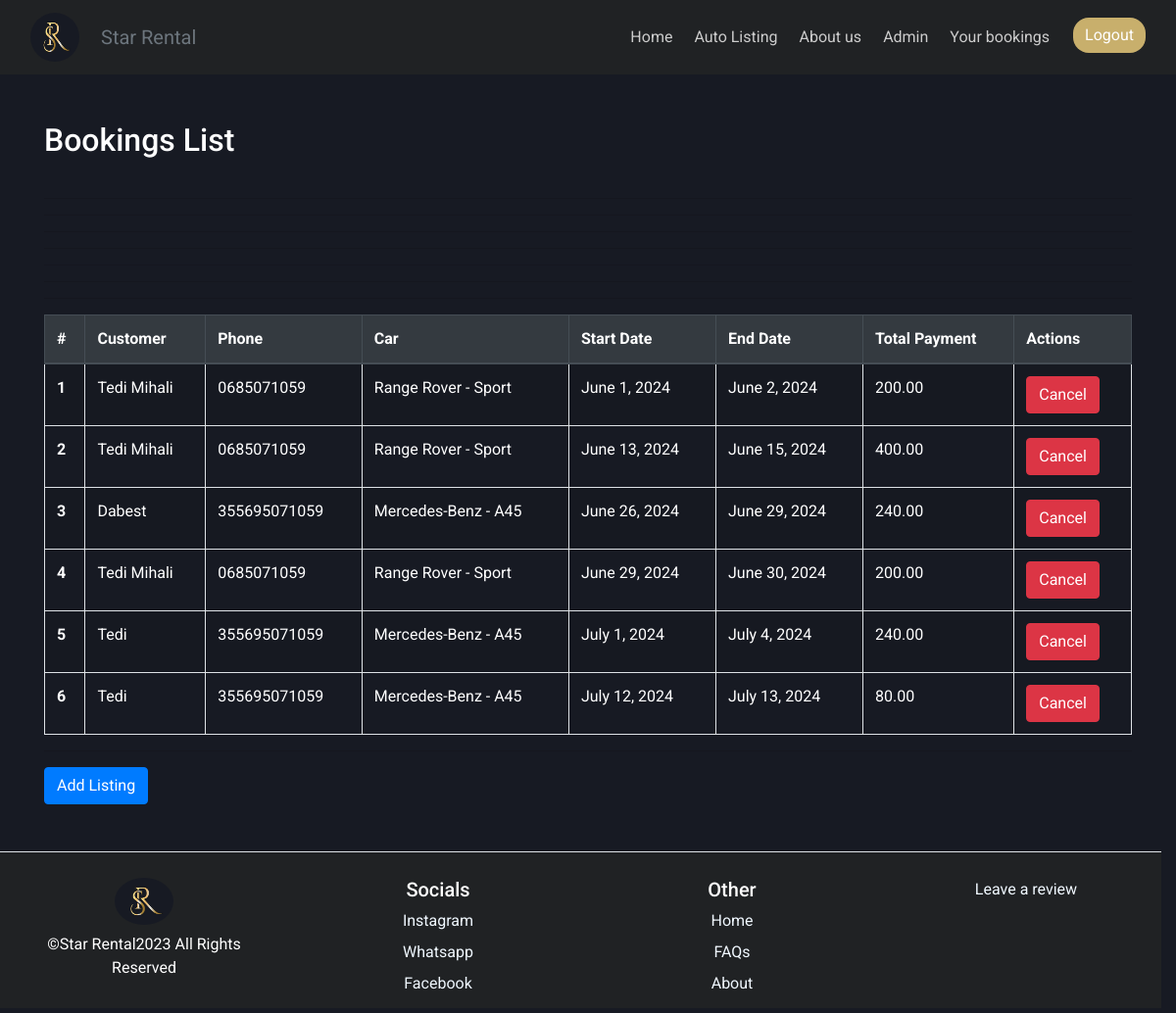
The page /staff/ (signed in) on the database as committed earlier.
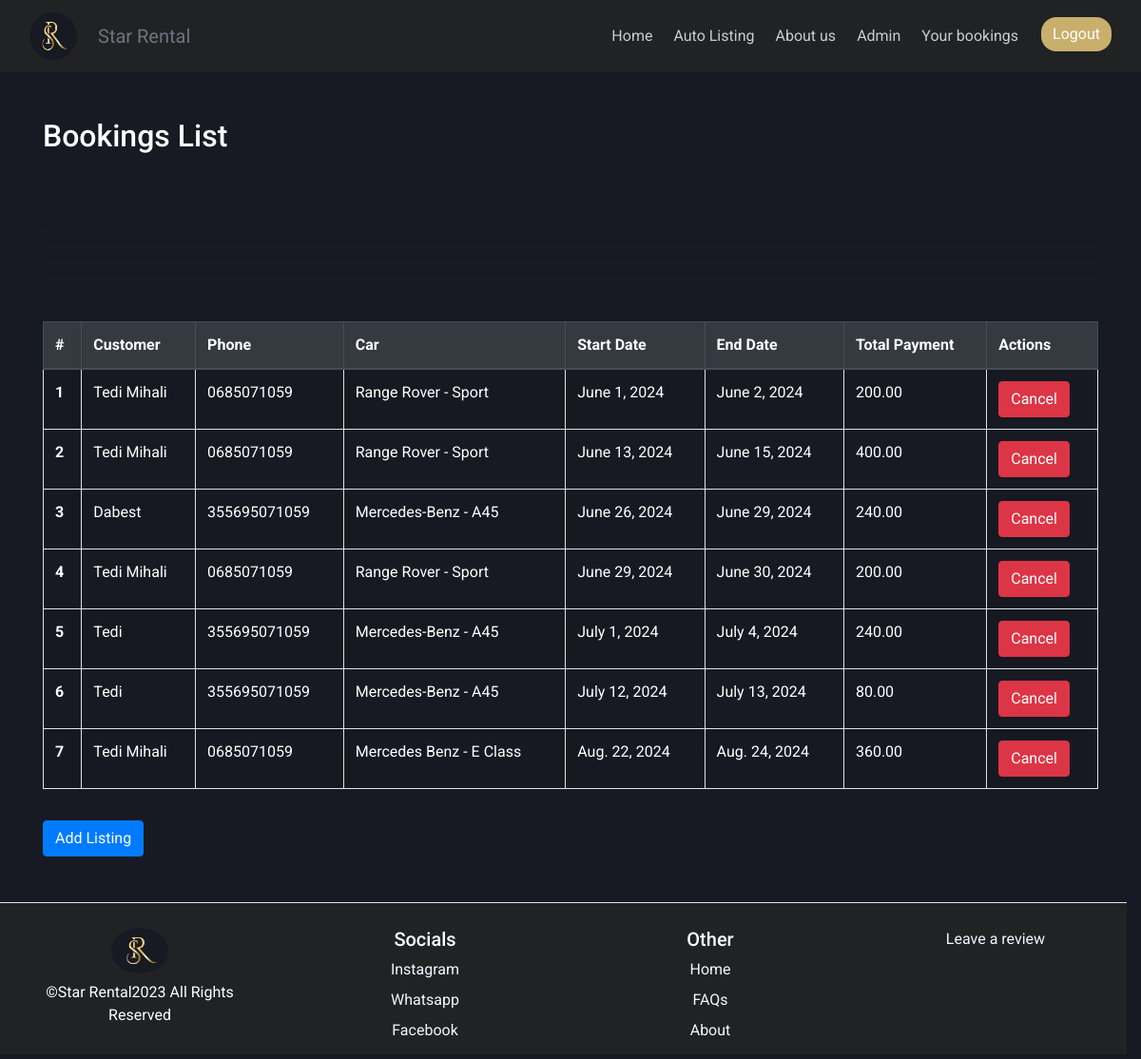
The same page on the database as committed later.
### rental/models.py (models this page shows, shortened)
class Booking(models.Model):
    car = models.ForeignKey(Car, on_delete=models.DO_NOTHING)
    CUSTOMER = models.ForeignKey(Customer, on_delete=models.DO_NOTHING, null=True)
    name = models.CharField(max_length=30)
    phone_number=models.CharField(max_length=12, help_text="Please enter your phone number +2556912345678", null=True)
    start_date = models.DateField()
    end_date = models.DateField()
    total_payment = models.DecimalField(max_digits=10, decimal_places=2, null=True, blank=True)

class Car(models.Model):
    Gearbox1 = "Automatic"
    Gearbox2 = "Manual"
    GearboxChoices = [
        (Gearbox1, "Automatic"),
        (Gearbox2, "Manual")
    ]
    Fuel1 = "Petrol"
    Fuel2 = "Diesel"
    Fuel3 = "LPG"
    Fuel4 = "Electric"
    FuelChoices = [
        (Fuel1, "Petrol"),
        (Fuel2, "Diesel"),
        (Fuel3, "LPG"),
        (Fuel4, "Electric")
    ]
    brand = models.CharField(max_length=30, null=False)
    model = models.CharField(max_length=30, null=False)
    gearbox = models.CharField(max_length=20, choices=GearboxChoices, default="Manual")
    fuel = models.CharField(max_length=20, choices=FuelChoices, default="Diesel")
    production_year = models.PositiveIntegerField()
    color = models.CharField(max_length=30, null=False)
    daily_rate = models.DecimalField(max_digits=10, decimal_places=2, null=False)
    discounted_daily_rate = models.DecimalField(max_digits=10, decimal_places=2, null=True, blank=True)
    images = models.ManyToManyField("CarImage", related_name="car_images", blank=False)
    location = models.CharField(default="StarRental", max_length=50)
    available = models.BooleanField(default=True)
    def __str__(self):
        return f"{self.brand} - {self.model}"

class Customer(models.Model):
    user = models.ForeignKey(User, on_delete=models.CASCADE)
    name = models.CharField(max_length=30, null=False)
    email = models.EmailField(null=False)
    phone_number =models.CharField(max_length=12, help_text="Please enter your phone number +2556912345678", default="000000000000")
    staff_account = models.BooleanField(default="False")

### staff/views.py (the view)
# urls.py: path('', StaffView.as_view(), name="staff_view"),
@method_decorator(login_required, name="dispatch")
class StaffView(ListView):
    model = Booking
    template_name = "staff_view.html"
    context_object_name = "bookings_list"
    def get_queryset(self):
        bookings = Booking.objects.filter(
        Q(start_date__gt=datetime.now())
        )
        bookings = bookings.order_by('start_date')
        return bookings

### rental/context_processors.py (called while the page is built)
def staff_account(request):
    staff_account_value = False  # Default value
    if request.user.is_authenticated:
        try:
            customer_instance = Customer.objects.get(user=request.user)
            staff_account_value = customer_instance.staff_account
        except Customer.DoesNotExist:
            pass
    return {'staff_account': staff_account_value}

### staff/templates/staff_view.html (shortened to what this page needs)
{% extends "base.html" %}
{% load static %}
{% block links %}
<link rel="stylesheet" href="{% static 'css/bookings.css' %}">
{% endblock %}
{% block content %}
  <div class="container mt-5">
    <h2 class="mb-4">Bookings List</h2>
    <div class="table-responsive pb-5">
      <table class="table table-bordered table-striped">
        <thead class="thead-dark">
          <tr>
            <th scope="col">#</th>
            <th scope="col">Customer</th>
            <th scope="col">Phone</th>
            <th scope="col">Car</th>
            <th scope="col">Start Date</th>
            <th scope="col">End Date</th>
            <th scope="col">Total Payment</th>
            <th scope="col">Actions</th>
          </tr>
        </thead>
        <hr>
        <tbody>
          {% for booking in bookings_list %}
            <tr>
              <th scope="row">{{ forloop.counter }}</th>
            {% if booking.CUSTOMER != NULL %}
              <td>{{ booking.CUSTOMER.name }}</td>
              <td>{{ booking.CUSTOMER.phone_number}}</td>
            {% else %}
                <td>{{ booking.name }}</td>
                <td>{{ booking.phone_number }}</td>
            {% endif %}
                <td>{{ booking.car }}</td>
                <td>{{ booking.start_date }}</td>
                <td>{{ booking.end_date }}</td>
                <td>{{ booking.total_payment }}</td>
                <td>
                    <form method="post" action={% url "rental:cancel_booking" booking.id %}>
                    <button type="submit" class="btn btn-danger">Cancel</button>
                    </form>
                </td>
            </tr>
            <hr>
          {% endfor %}
        </tbody>
      </table>
      <hr>
      <a href={%url "staff:staff_add_listing" %} class="btn btn-primary">Add Listing</a>
    </div>
  </div>
{% endblock %}

Rows that differ between the two databases and show on the page:
added Booking: name "Tedi Mihali", phone_number "0685071059", car "Mercedes Benz - E Class", start_date "Aug. 22, 2024", end_date "Aug. 24, 2024", total_payment "360.00"
